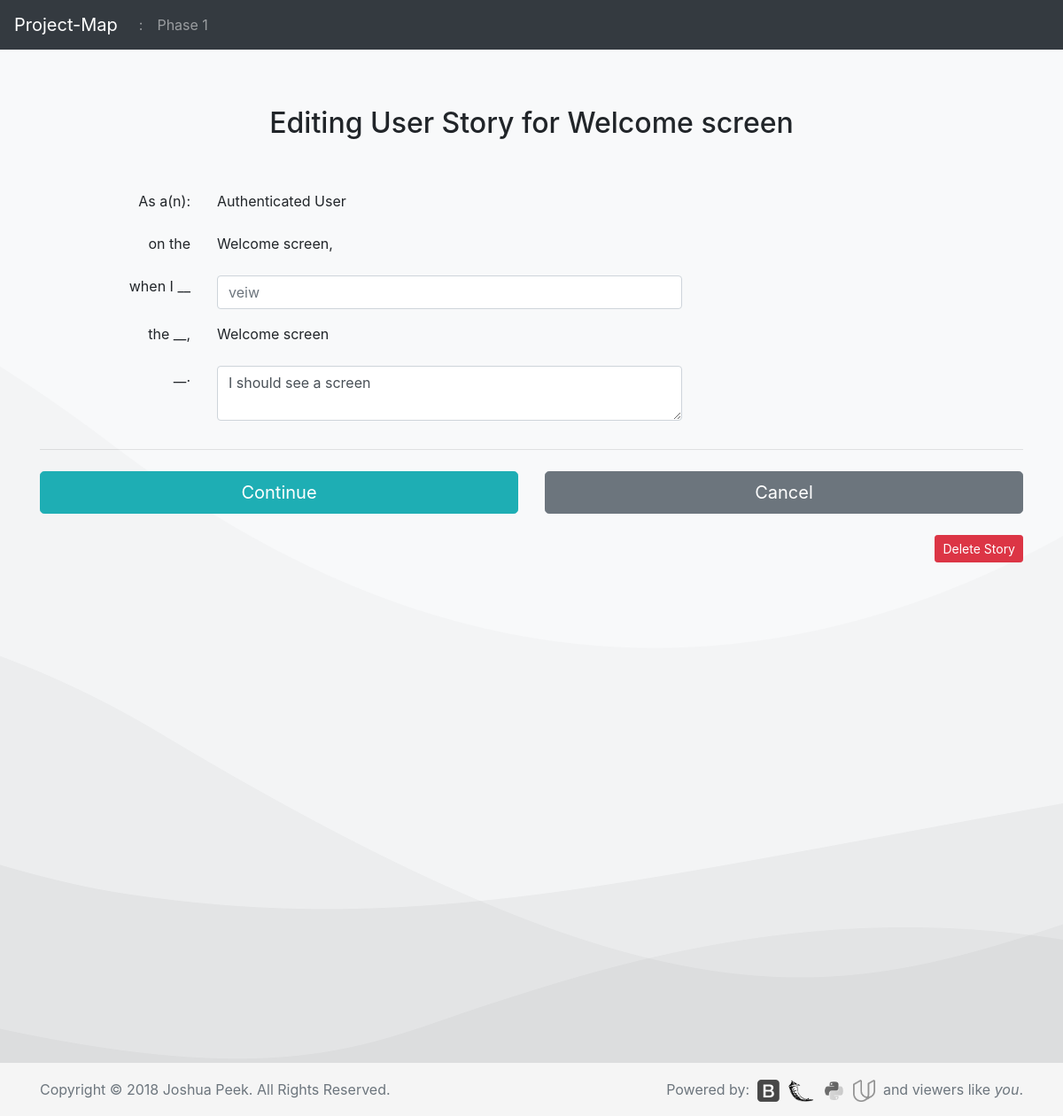
/story?1&ed, run on an earlier commit of the app's database.
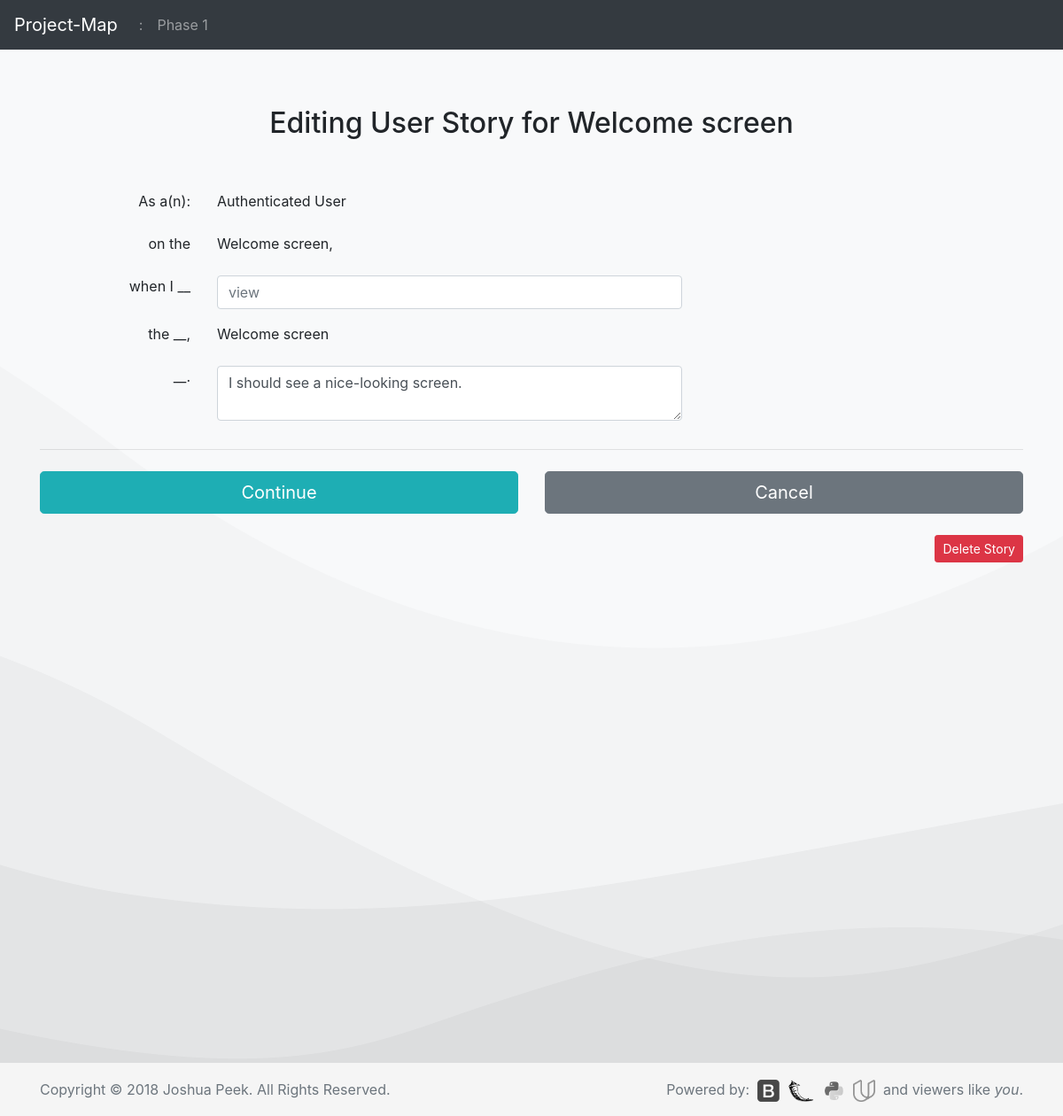
And on a later commit of the database.
### database_setup.py (models this page shows, shortened)
class Story(Base):
    __tablename__ = 'story'
    id = Column(Integer, primary_key=True)
    expectation = Column(String(500), nullable=False)
    action = Column(String(50), nullable=False)
    hook = Column(String(10), nullable=False)
    hookID = Column(Integer, nullable=False)
    project_id = Column(Integer, ForeignKey('project.id'))
    project = relationship(Project)
    screen_id = Column(Integer, ForeignKey('screen.id'))
    screen = relationship(Screen)
    role_id = Column(Integer, ForeignKey('role.id'))
    role = relationship(Role)

### app.py (the view)
@app.route('/story?<int:story_id>&ed', methods=['GET', 'POST'])
def editStory(story_id):
    editStory=session.query(Story).filter_by(id=story_id).one()
    project = session.query(Project).filter_by(id=editStory.project.id).one()
    screen = session.query(Screen).filter_by(id=editStory.screen.id).one()
    if editStory.hook == "screen":
        target_type="screen"
        target = session.query(Screen).filter_by(id=editStory.hookID).one()
    elif editStory.hook == "section":
        target_type="section"
        target = session.query(Section).filter_by(id=editStory.hookID).one()
    elif editStory.hook == "element":
        target_type="element"
        target = session.query(Element).filter_by(id=editStory.hookID).one()
    else:
        target_type = "unknown"
        title = "unknown"
    if request.method == 'POST':
        if request.form['role_id']:
            editStory.action = request.form['action']
            editStory.expectation = request.form['expectation']
        session.add(editStory)
        session.commit()
        session.refresh(editStory)
        flash("Story edited!")
        return redirect(url_for('screenStory', screen_id=screen.id))
    else:
        return render_template('update/story.html', story=editStory,
        target_title=target.title, target_type=target_type, project=project,
        screen=screen)

### templates/update/story.html (shortened to what this page needs)
<!doctype html>
<html lang="en">
  {% include "header.html" %}
  <body>
    {% include "menu.html" %}
  <body class="bg-light">
    <div class="container">
      <div class="py-5 text-center">
        <h2>Editing User Story for {{story.screen.title}} screen</h2>
      </div>
      <div class="row">
        <div class="col-md-12">
          <form class="form-horizontal needs-validation" action='{{url_for('editStory', story_id=story.id)}}' method='post' novalidate>
            <fieldset>
          <div class="col-md-2">
          </div>
          <div class="col-md-8">
            <div class="form-group row">
              <label class="col-md-3 control-label" style="text-align:right;" for="role_id">As a(n):</label>
              <div class="col-md-9">
                  {{story.role.title}}
              </div>
            </div>
            <div class="form-group row">
              <label class="col-md-3 control-label" style="text-align:right;" for="screen_id">on the</label>
              <div class="col-md-9">
              {{story.screen.title}} screen,
              </div>
            </div>
            <div class="form-group row">
              <label class="col-md-3 control-label" style="text-align:right;" for="action">when I __</label>
              <div class="col-md-9">
              <input id="action" name="action" type="text" placeholder="{{story.action}}" class="form-control input-md" required="">
              </div>
            </div>
            <div class="form-group row">
              <label class="col-md-3 control-label" style="text-align:right;" for="hook">the __,</label>
              <div class="col-md-9">
                {{target_title}} {{target_type}}
              </div>
            </div>
            <div class="form-group row">
              <label class="col-md-3 control-label" style="text-align:right;" for="expectation">__.</label>
              <div class="col-md-9">
                <textarea class="form-control" id="expectation" name="expectation">{{story.expectation}}</textarea>
              </div>
            </div>
          </fieldset>
          <hr class="mb-4">
          <div class="row">
            <div class="col-md-6 mb-3">
              <button class="btn btn-primary btn-lg btn-block" type="Create">Continue</button>
            </div>
        </form>
            <div class="col-md-6 mb-3">
              <form action="{{url_for('screenStory', screen_id=screen.id)}}">
                <button class="btn btn-secondary btn-lg btn-block" type="submit">Cancel</button>
              </form>
              <form action="{{url_for('delStory', story_id=story.id)}}">
                <p><br><button style="float:right;" class="btn btn-danger btn-sm" type="submit">Delete Story</button></p>
              </form>
            </div>
          </div>
          <div class="col-md-2">
          </div>
        </div>
      </div>
  {% include "footer.html" %}
  </body>
</html>

What changed in the data, as far as the page shows it:
changed Story "screen": action "veiw" → "view"; expectation "I should see a screen" → "I should see a nice-looking screen."
